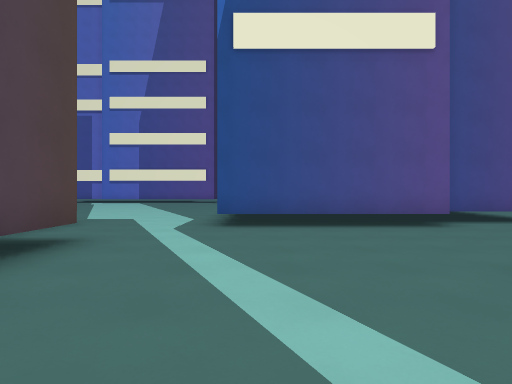
view 1 (above)

20 first-person views from a walk through a level from a Godot 3-D game. The camera is 1.4 m above the floor, looks level and sees 75° across. Doors that lead somewhere are drawn open, without their leaves. The floor is counted in squares, 2 m on a side. Each view is taken from the middle of a square. On the plan, view 1 faces up. The plan holds only what a view shows up to about 10 squares ahead; the rest is blank. The place goes on beyond the plan.

view 2
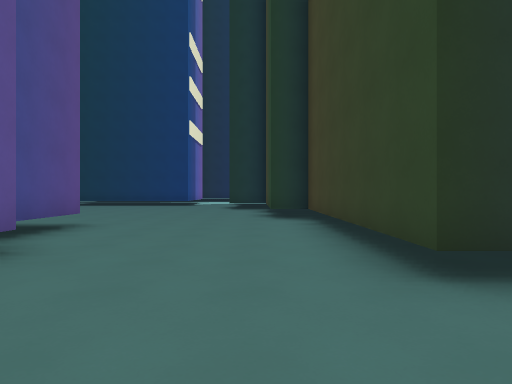

view 3
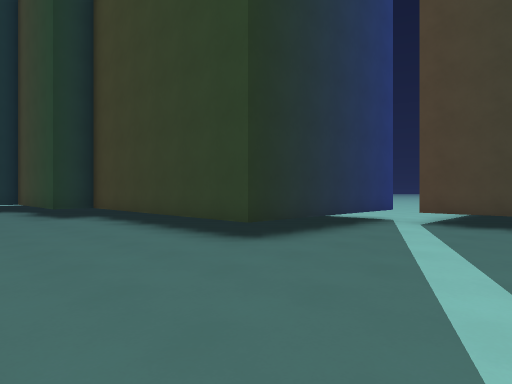

view 4
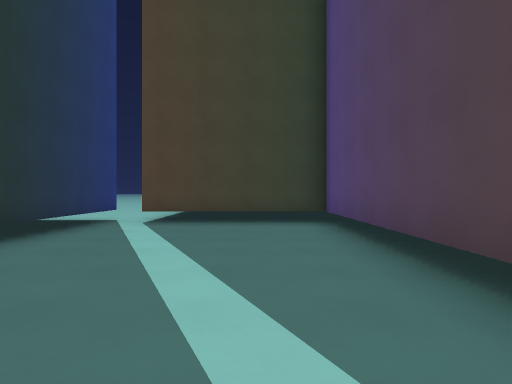

view 5
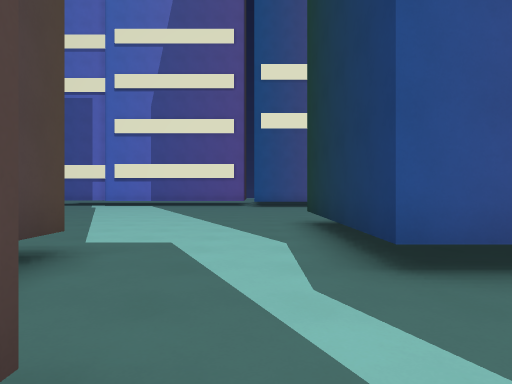

view 6
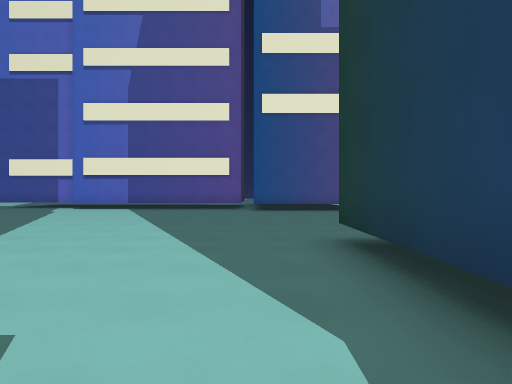

view 7
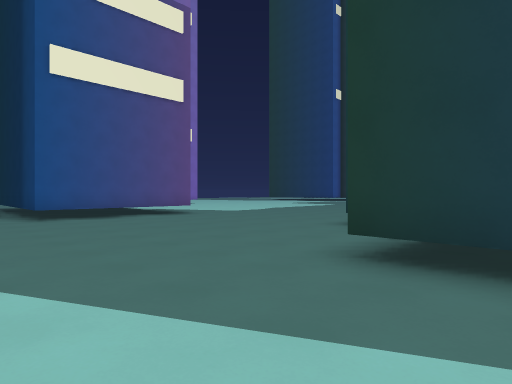

view 8
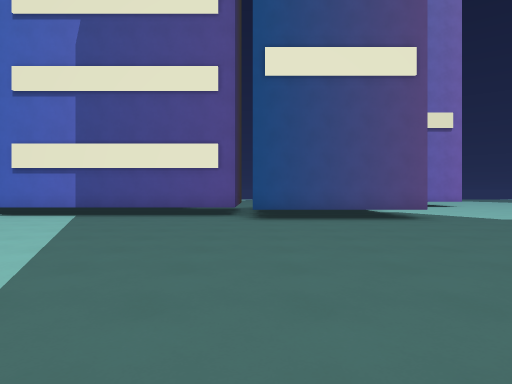

view 9
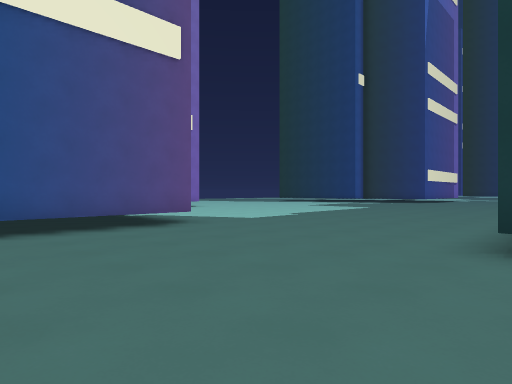

view 10
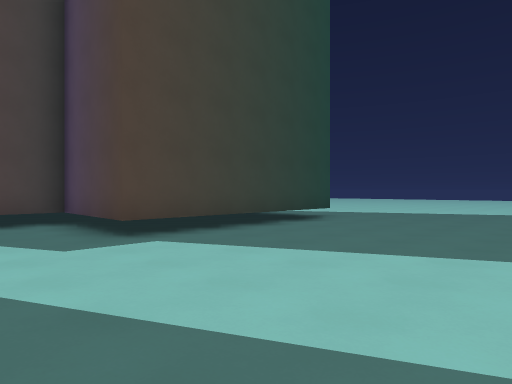

view 11
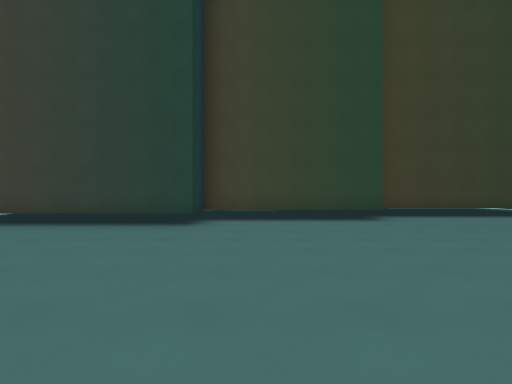

view 12
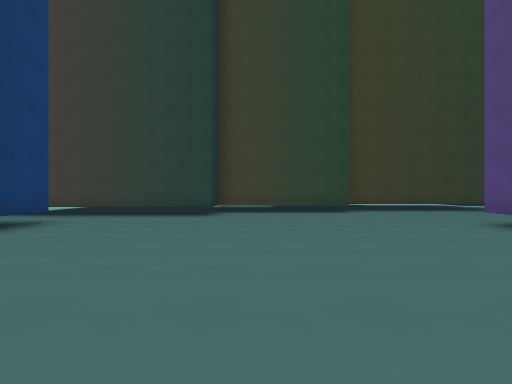

view 13
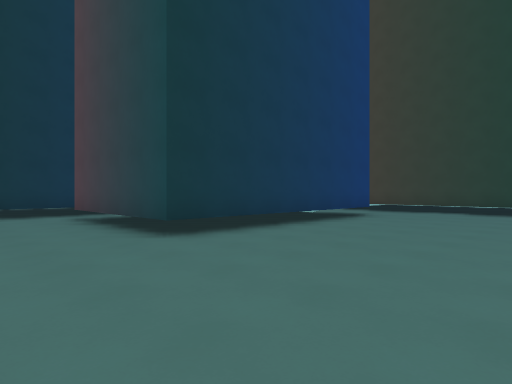

view 14
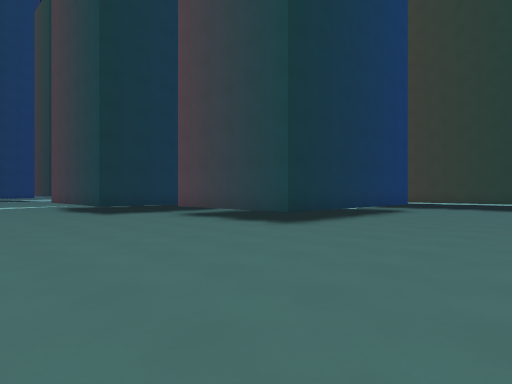

view 15
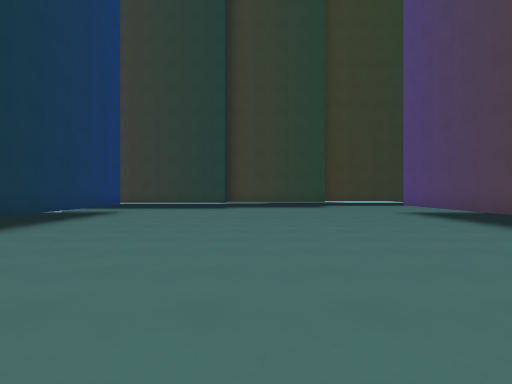

view 16
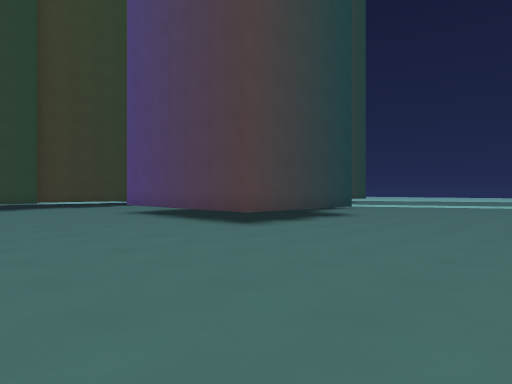

view 17
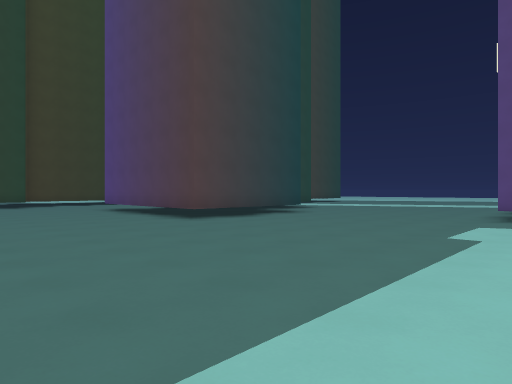

view 18
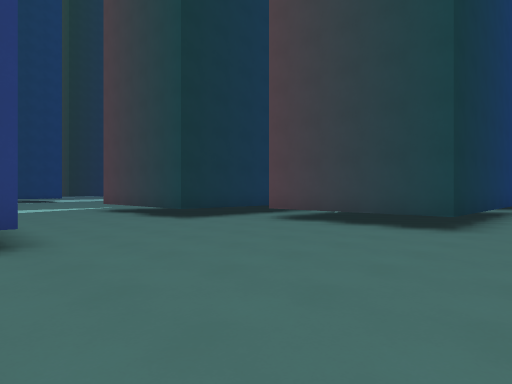

view 19
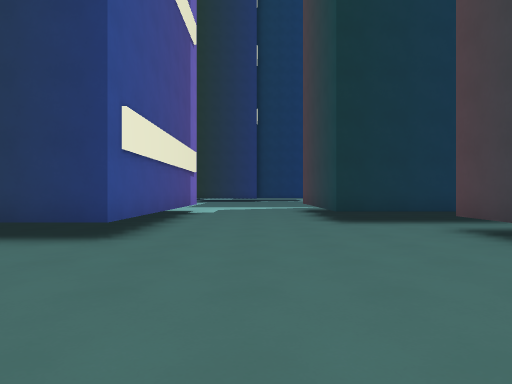

view 20
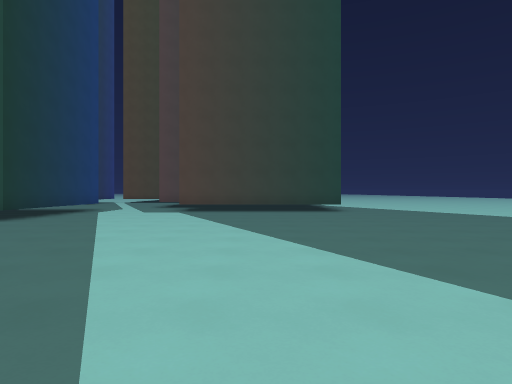

### Floor plan
Points are (right, up) in squares from view 1. A wall is a line through its corners. A room is listed if a view was taken in it or the views show most of it. See-through windows are left out.
Room 1 (views 1, 2, 3, 4, 5, 6, 7, 8, 9, 10, 11, 12, 13, 14, 15, 16, 17, 18, 19, 20)
walls: (3.1, 13.7) (7, 13.7) (7, 7.7) (4.4, 7.7); (4, 6.9) (-0.8, 6.9) (-0.8, 11.9); (2.4, 19.5) (-2.1, 19.5) (-2.1, 21.5); (16.7, 7.4) (16.7, 14.3) (21.2, 14.3); (-2.6, 20.7) (-9.5, 20.7); (-2.6, 4.9) (-2.6, -1.7) (1.6, -1.7); (22.6, 13.4) (22.6, 16.2) (24.9, 16.2); (2.5, -2.5) (2.5, 2.6) (8.8, 2.6) (8.8, 3.6) (13.3, 3.6) (13.3, 5.1) (18.2, 5.1); (25, 20.2) (19.9, 20.2) (19.9, 21.5); (-10.1, 7.8) (-4.2, 7.8) (-4.2, 4.9) (-3, 4.9)
ways out: opening at (2, -2)

Positions as (right, up) in squares from view 1, and headings:
1: (0, 0), facing up
2: (0, 4), facing right
3: (-1, 6), facing down-right
4: (-1, 6), facing down
5: (-2, 4), facing up
6: (-2, 7), facing up
7: (-4, 10), facing up-right
8: (-2, 11), facing up
9: (-2, 13), facing up-right
10: (-2, 13), facing down-left
11: (12, 12), facing down
12: (12, 15), facing down
13: (12, 17), facing down-right
14: (12, 20), facing down-right
15: (12, 19), facing down
16: (12, 19), facing down-left
17: (12, 21), facing down-left
18: (15, 21), facing down-right
19: (15, 18), facing right
20: (-7, 20), facing down
